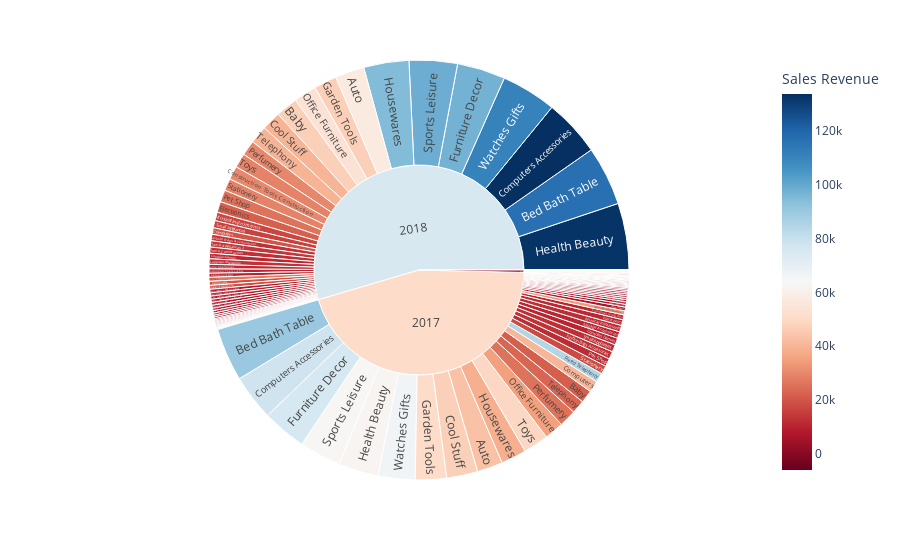

The cell this chart's notebook holds for it:
### Markdown cell above
#### 2. Category Sales across years

### Code cell
import plotly.express as px
import numpy as np
df = total_rev_month
fig = px.sunburst(df, path=['Sales Year', 'Product Category'], values='Sales Revenue',
                  color='Sales Revenue', hover_data=['Sales Revenue'],
                  color_continuous_scale='RdBu',
                  color_continuous_midpoint=np.average(df['Sales Revenue'], weights=df['Sales Revenue']))
fig.show()

### Figure 1 — Plotly figure (JSON) as saved in the notebook; plotly's stock layout.template omitted (floating-point values rounded to 4 significant figures; data arrays with more than 128 entries replaced by an {"elided": "..."} marker saying what was removed)
{"data": [{"branchvalues": "total", "customdata": {"elided": "175x2 float values"}, "domain": {"x": [0, 1], "y": [0, 1]}, "hovertemplate": "labels=%{label}<br>Sales Revenue_sum=%{value}<br>parent=%{parent}<br>id=%{id}<br>Sales Revenue=%{color}<extra></extra>", "ids": {"elided": "175 str values"}, "labels": {"elided": "175 str values"}, "marker": {"coloraxis": "coloraxis", "colors": {"elided": "175 float values"}}, "name": "", "parents": {"elided": "175 str values"}, "type": "sunburst", "values": {"elided": "175 float values"}}], "layout": {"coloraxis": {"cmid": 63850.0, "colorbar": {"title": {"text": "Sales Revenue"}}, "colorscale": [[0, "rgb(103,0,31)"], [0.1, "rgb(178,24,43)"], [0.2, "rgb(214,96,77)"], [0.3, "rgb(244,165,130)"], [0.4, "rgb(253,219,199)"], [0.5, "rgb(247,247,247)"], [0.6, "rgb(209,229,240)"], [0.7, "rgb(146,197,222)"], [0.8, "rgb(67,147,195)"], [0.9, "rgb(33,102,172)"], [1, "rgb(5,48,97)"]]}, "legend": {"tracegroupgap": 0}, "margin": {"t": 60}}}
